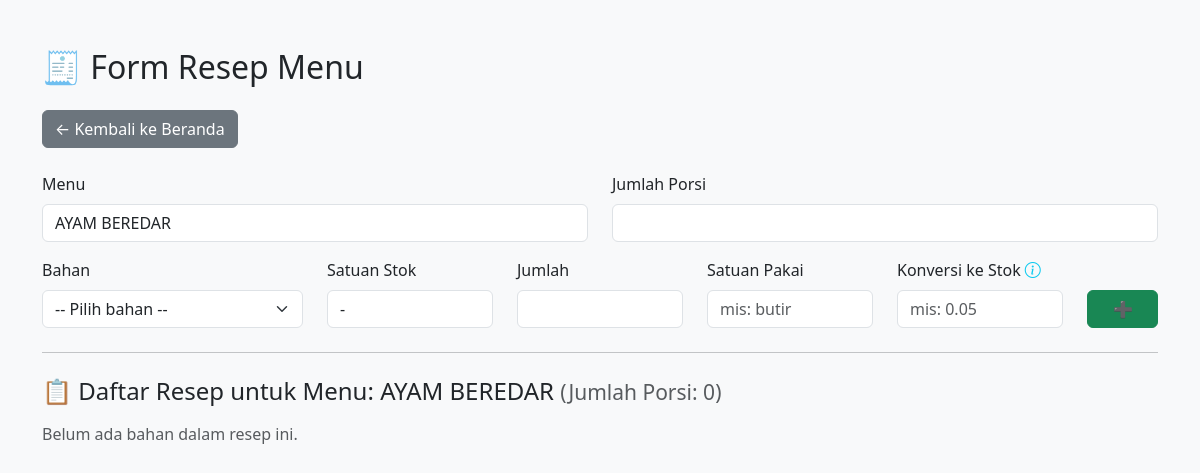
The app's page /resep/AYAM BEREDAR, older data.
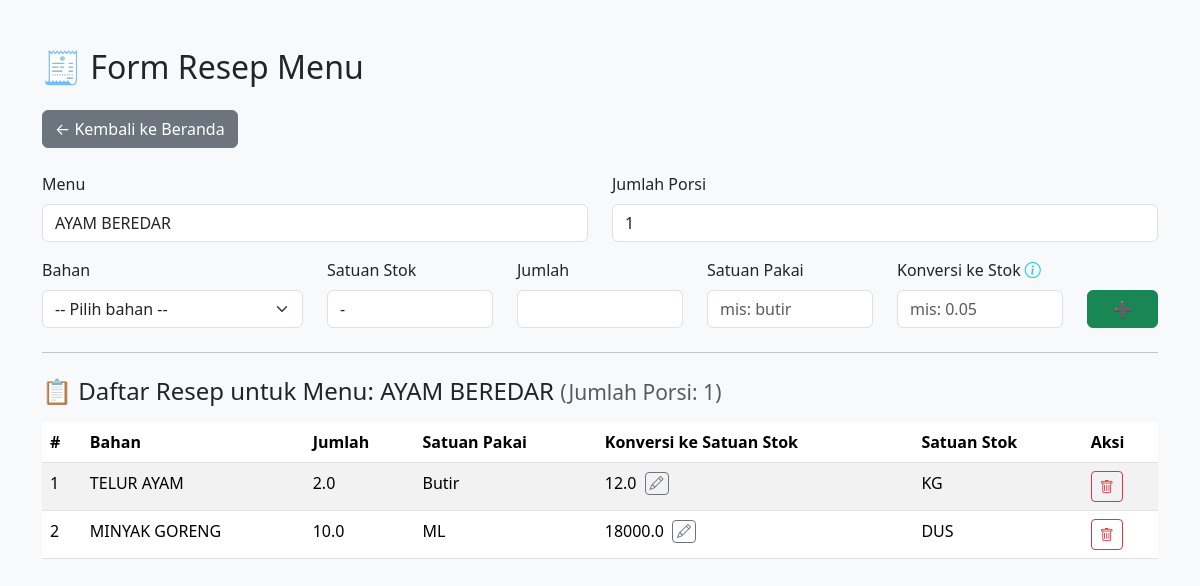
The same page, newer data.
### tables this page shows
CREATE TABLE Resep (
    nm_menu TEXT,
    nm_bahan TEXT,
    qty REAL,
    satuan_pakai TEXT,
    konversi REAL,
    satuan_stok TEXT
);

### app.py (the view, shortened to what this page needs)
@app.route('/resep/<nama_menu>', methods=['GET', 'POST'])
def kelola_resep(nama_menu):
    semua_menu = db.ambil_semua_menu_dari_resep()
    semua_bahan = db.ambil_semua_bahan()
    resep = db.ambil_resep_per_menu(nama_menu)
    porsi = db.get_porsi(nama_menu)
    return render_template(
        'resep.html',
        nama_menu=nama_menu,
        semua_bahan=semua_bahan,
        semua_menu=semua_menu,
        resep=resep,
        selected_menu=nama_menu,
        porsi=porsi
    )

### models.py (called while the page is built)
    def get_porsi(self, nm_menu):
        self.cursor.execute("SELECT porsi FROM Menu WHERE nm_menu = ?", (nm_menu,))
        hasil = self.cursor.fetchone()
        return hasil[0] if hasil else ''

    def ambil_semua_bahan(self):
        self.cursor.execute("SELECT Nm_bahan, Satuan FROM Bahan order by nm_bahan COLLATE NOCASE ASC")
        return self.cursor.fetchall()

    def ambil_semua_menu_dari_resep(self):
        self.cursor.execute("SELECT DISTINCT nm_menu FROM Resep")
        hasil = [row[0] for row in self.cursor.fetchall()]
        return hasil

    def ambil_resep_per_menu(self, nm_menu):
        self.cursor.execute("""
            SELECT Nm_bahan, Qty, Satuan_pakai, Konversi, Satuan_stok
            FROM Resep
            WHERE Nm_menu = ?
        """, (nm_menu,))
        return self.cursor.fetchall()

### templates/resep.html (shortened to what the changed rows need)
<!DOCTYPE html>
<html lang="id">
<head>
    <link href="https://cdn.jsdelivr.net/npm/bootstrap@5.3.3/dist/css/bootstrap.min.css" rel="stylesheet">
    <link rel="stylesheet" href="https://cdn.jsdelivr.net/npm/bootstrap-icons@1.10.5/font/bootstrap-icons.css">
    <link href="https://cdn.jsdelivr.net/npm/select2@4.1.0-rc.0/dist/css/select2.min.css" rel="stylesheet" />
    <link href="https://cdn.jsdelivr.net/npm/select2@4.1.0-rc.0/dist/css/select2.min.css" rel="stylesheet" />
</head>
<body class="bg-light">
<div class="container mt-5">
    <h2 class="mb-4">🧾 Form Resep Menu</h2>
    <div class="mb-4">
        <a href="/" class="btn btn-secondary">← Kembali ke Beranda</a>
    </div>
<form action="" method="POST" class="mt-4">
    <div class="row mb-3">
        <div class="col-md-6">
            <label class="form-label">Jumlah Porsi</label>
            <input type="number" name="porsi" class="form-control" value="{{ porsi or '' }}" min="1" required>
        </div>
    </div>
    <div class="row">
    </div>
</form>
<hr class="my-4">
    <h4 class="mb-3">
        📋 Daftar Resep untuk Menu: {{ nama_menu }}
        <small class="text-muted">(Jumlah Porsi: {{ porsi or 0 }})</small>
    </h4>
    {% if resep %}
    <table class="table table-striped">
        <thead>
            <tr>
                <th>#</th>
                <th>Bahan</th>
                <th>Jumlah</th>
                <th>Satuan Pakai</th>
                <th>Konversi ke Satuan Stok</th>
                <th>Satuan Stok</th>
                <th>Aksi</th>
            </tr>
        </thead>
        <tbody>
            {% for r in resep %}
            {% set bahan_ditemukan = r[0] in semua_bahan | map(attribute=0) | list %}
            <tr>
                <td>{{ loop.index }}</td>
                <td class="{% if not bahan_ditemukan %}text-danger fw-bold{% endif %}"
                    title="{% if not bahan_ditemukan %}Bahan ini tidak tersedia di stok{% endif %}">
                    {{ r[0] }}
                </td>
                <td>{{ r[1] }}</td>
                <td>{{ r[2] }}</td>
                <td>
                    <div class="d-flex align-items-center gap-2">
                        <span id="konversi-display-{{ loop.index }}"
                            class="{% if r[2]|lower != r[4]|lower and r[3] == 1.0 %}text-danger fw-bold{% endif %}">
                            {{ r[3] }}
                        </span>
                        <button type="button"
                            class="btn btn-sm {% if r[2]|lower != r[4]|lower and r[3] == 1.0 %}btn-danger{% else %}btn-outline-secondary{% endif %} py-0 px-1"
                            onclick="toggleEditForm({{ loop.index }})"
                            title="Edit konversi">
                            <i class="bi bi-pencil"></i>
                        </button>
                    </div>
                </td>
                <td>{{ r[4] }}</td>
                <td>
                    <div class="d-flex flex-wrap align-items-center gap-2">
                        <form method="POST" action="{{ url_for('hapus_bahan_resep') }}" onsubmit="return confirm('Yakin ingin menghapus bahan ini dari resep?')">
                            <button type="submit" class="btn btn-outline-danger btn-sm">
                                <i class="bi bi-trash"></i>
                            </button>
                        </form>
                    </div>
                </td>
            </tr>
            {% endfor %}
        </tbody>
    </table>
    {% else %}
    <p class="text-muted">Belum ada bahan dalam resep ini.</p>
    {% endif %}
</body>
</html>

Row changes from the older to the newer data that the page shows:
added Resep: nm_bahan "TELUR AYAM", qty "2.0", satuan_pakai "Butir", konversi "12.0", satuan_stok "KG"
added Resep: nm_bahan "MINYAK GORENG", qty "10.0", satuan_pakai "ML", konversi "18000.0", satuan_stok "DUS"
Text that changed along with them:
form field porsi: (not shown) → "1"
{{ porsi or 0 }}: "0" → "1"
text no longer shown: "Belum ada bahan dalam resep ini."
text now shown: "# Bahan Jumlah Satuan Pakai Konversi ke Satuan Stok Satuan Stok Aksi"
